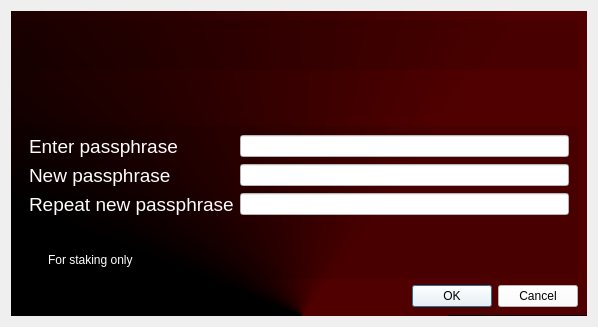
<?xml version="1.0" encoding="UTF-8"?>
<ui version="4.0">
 <class>AskPassphraseDialog</class>
 <widget class="QDialog" name="AskPassphraseDialog">
  <property name="geometry">
   <rect>
    <x>0</x>
    <y>0</y>
    <width>598</width>
    <height>327</height>
   </rect>
  </property>
  <property name="sizePolicy">
   <sizepolicy hsizetype="Preferred" vsizetype="Minimum">
    <horstretch>0</horstretch>
    <verstretch>0</verstretch>
   </sizepolicy>
  </property>
  <property name="minimumSize">
   <size>
    <width>550</width>
    <height>0</height>
   </size>
  </property>
  <property name="windowTitle">
   <string>Passphrase Dialog</string>
  </property>
  <property name="styleSheet">
   <string notr="true">font: 75 12pt &quot;Century Gothic&quot;;</string>
  </property>
  <layout class="QVBoxLayout" name="verticalLayout">
   <item>
    <widget class="QFrame" name="verticalFrame">
     <property name="minimumSize">
      <size>
       <width>0</width>
       <height>0</height>
      </size>
     </property>
     <property name="styleSheet">
      <string notr="true">background-color:qconicalgradient(cx:0.506, cy:1, angle:0.2, stop:0.1875 rgba(81, 0, 0, 255), stop:0.397727 rgba(0, 0, 0, 255))</string>
     </property>
     <layout class="QVBoxLayout" name="verticalLayout_2">
      <item>
       <widget class="QLabel" name="warningLabel">
        <property name="sizePolicy">
         <sizepolicy hsizetype="Preferred" vsizetype="Expanding">
          <horstretch>0</horstretch>
          <verstretch>0</verstretch>
         </sizepolicy>
        </property>
        <property name="styleSheet">
         <string notr="true">background-color: rgb(0, 0, 0, 0.1);
font: 75 16pt &quot;MS Shell Dlg 2&quot;;
color: #ffffff;</string>
        </property>
        <property name="textFormat">
         <enum>Qt::RichText</enum>
        </property>
        <property name="wordWrap">
         <bool>true</bool>
        </property>
       </widget>
      </item>
      <item>
       <spacer name="verticalSpacer">
        <property name="orientation">
         <enum>Qt::Vertical</enum>
        </property>
        <property name="sizeHint" stdset="0">
         <size>
          <width>20</width>
          <height>20</height>
         </size>
        </property>
       </spacer>
      </item>
      <item>
       <widget class="QFrame" name="frame">
        <property name="styleSheet">
         <string notr="true">background-color: rgb(0, 0, 0, 0.1);</string>
        </property>
        <layout class="QFormLayout" name="formLayout">
         <property name="fieldGrowthPolicy">
          <enum>QFormLayout::AllNonFixedFieldsGrow</enum>
         </property>
         <item row="1" column="0">
          <widget class="QLabel" name="passLabel1">
           <property name="font">
            <font>
             <family>MS Shell Dlg 2</family>
             <pointsize>14</pointsize>
             <weight>9</weight>
             <italic>false</italic>
             <bold>false</bold>
            </font>
           </property>
           <property name="styleSheet">
            <string notr="true">font: 75 14pt &quot;MS Shell Dlg 2&quot;;
background: none;
color: #ffffff;</string>
           </property>
           <property name="text">
            <string>Enter passphrase</string>
           </property>
          </widget>
         </item>
         <item row="1" column="1">
          <widget class="QLineEdit" name="passEdit1">
           <property name="styleSheet">
            <string notr="true">font: 10pt &quot;Arial Narrow&quot;;
background: #ffffff;</string>
           </property>
           <property name="echoMode">
            <enum>QLineEdit::Password</enum>
           </property>
          </widget>
         </item>
         <item row="2" column="0">
          <widget class="QLabel" name="passLabel2">
           <property name="font">
            <font>
             <family>MS Shell Dlg 2</family>
             <pointsize>14</pointsize>
             <weight>9</weight>
             <italic>false</italic>
             <bold>false</bold>
            </font>
           </property>
           <property name="styleSheet">
            <string notr="true">font: 75 14pt &quot;MS Shell Dlg 2&quot;;
background: none;
color: #ffffff;</string>
           </property>
           <property name="text">
            <string>New passphrase</string>
           </property>
          </widget>
         </item>
         <item row="2" column="1">
          <widget class="QLineEdit" name="passEdit2">
           <property name="styleSheet">
            <string notr="true">font: 10pt &quot;Arial Narrow&quot;;
background: #ffffff;</string>
           </property>
           <property name="echoMode">
            <enum>QLineEdit::Password</enum>
           </property>
          </widget>
         </item>
         <item row="3" column="0">
          <widget class="QLabel" name="passLabel3">
           <property name="font">
            <font>
             <family>MS Shell Dlg 2</family>
             <pointsize>14</pointsize>
             <weight>9</weight>
             <italic>false</italic>
             <bold>false</bold>
            </font>
           </property>
           <property name="styleSheet">
            <string notr="true">font: 75 14pt &quot;MS Shell Dlg 2&quot;;
background: none;
color: #ffffff;</string>
           </property>
           <property name="text">
            <string>Repeat new passphrase</string>
           </property>
          </widget>
         </item>
         <item row="3" column="1">
          <widget class="QLineEdit" name="passEdit3">
           <property name="styleSheet">
            <string notr="true">font: 10pt &quot;Arial Narrow&quot;;
background: #ffffff;</string>
           </property>
           <property name="echoMode">
            <enum>QLineEdit::Password</enum>
           </property>
          </widget>
         </item>
         <item row="4" column="1">
          <widget class="QLabel" name="capsLabel">
           <property name="font">
            <font>
             <family>Century Gothic</family>
             <pointsize>12</pointsize>
             <weight>9</weight>
             <italic>false</italic>
             <bold>false</bold>
            </font>
           </property>
           <property name="styleSheet">
            <string notr="true">font: 75 12pt &quot;Century Gothic&quot;;
background: none;
color: #ffffff;</string>
           </property>
           <property name="text">
            <string/>
           </property>
           <property name="alignment">
            <set>Qt::AlignCenter</set>
           </property>
          </widget>
         </item>
         <item row="5" column="0">
          <widget class="QCheckBox" name="stakingCheckBox">
           <property name="enabled">
            <bool>true</bool>
           </property>
           <property name="visible">
            <bool>false</bool>
           </property>
           <property name="toolTip">
            <string>Serves to disable the trivial sendmoney when OS account compromised. Provides no real security.</string>
           </property>
           <property name="styleSheet">
            <string notr="true">font: 75 10pt &quot;MS Shell Dlg 2&quot;;
color: rgb(255, 255, 255);
background-color:rgb(0, 0, 0, 0.1);</string>
           </property>
           <property name="text">
            <string>For staking only</string>
           </property>
          </widget>
         </item>
        </layout>
       </widget>
      </item>
      <item>
       <widget class="QDialogButtonBox" name="buttonBox">
        <property name="font">
         <font>
          <family>MS Shell Dlg 2</family>
          <pointsize>10</pointsize>
          <weight>9</weight>
          <italic>false</italic>
          <bold>false</bold>
         </font>
        </property>
        <property name="styleSheet">
         <string notr="true">background-color: rgb(255, 255, 255);
font: 75 10pt &quot;MS Shell Dlg 2&quot;;</string>
        </property>
        <property name="orientation">
         <enum>Qt::Horizontal</enum>
        </property>
        <property name="standardButtons">
         <set>QDialogButtonBox::Cancel|QDialogButtonBox::Ok</set>
        </property>
       </widget>
      </item>
     </layout>
    </widget>
   </item>
  </layout>
 </widget>
 <resources/>
 <connections>
  <connection>
   <sender>buttonBox</sender>
   <signal>accepted()</signal>
   <receiver>AskPassphraseDialog</receiver>
   <slot>accept()</slot>
   <hints>
    <hint type="sourcelabel">
     <x>248</x>
     <y>254</y>
    </hint>
    <hint type="destinationlabel">
     <x>157</x>
     <y>274</y>
    </hint>
   </hints>
  </connection>
  <connection>
   <sender>buttonBox</sender>
   <signal>rejected()</signal>
   <receiver>AskPassphraseDialog</receiver>
   <slot>reject()</slot>
   <hints>
    <hint type="sourcelabel">
     <x>316</x>
     <y>260</y>
    </hint>
    <hint type="destinationlabel">
     <x>286</x>
     <y>274</y>
    </hint>
   </hints>
  </connection>
 </connections>
</ui>
